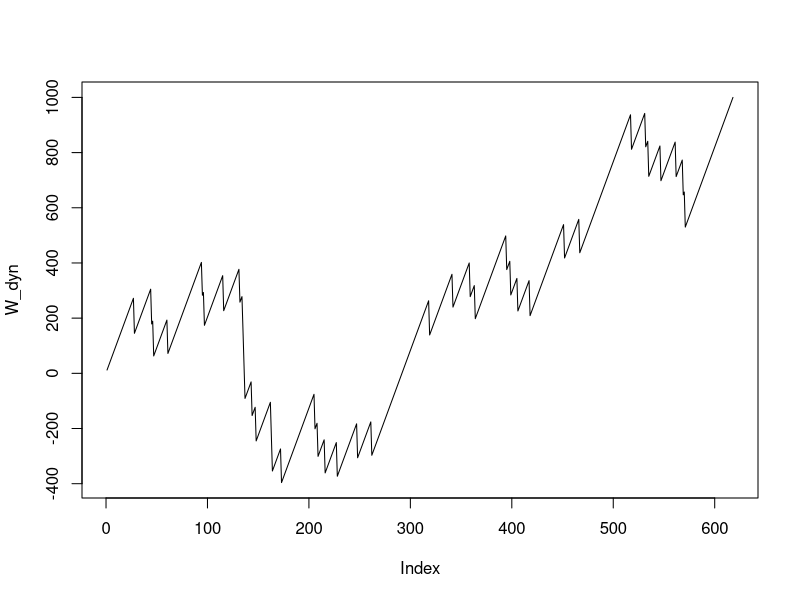

Here is the R script that generated this plot:
#BASE FRAME START
#_________________

B = 1
W = 0
while(W<10 & B<=100){
  i=sample(0:1,1)
  if(i==1){
    W<-W+B 
    B<-B
  }else{
    B<-2*B
  }
  print(B)
}

#________________
#BASE FRAME END

W_dyn <- c()      # will store cumulative Win/Lose dynamics
W. <- 0           # total sum of Win/Lose        
step <- 0         # number of bet round - a cycle of bets till one of 
# conditions to stop happen:   W > 10 or B >= 100
while (abs(W.) < 1000)
{ B <- 1
while (W < 10 & B <= 100)
{ i <- sample(0:1, 1)
if (i == 1)
{ W <- W + B 
B <- 1
} else
{ W <- W - B
B <- 2 * B
} 
print(B)
}
W. <- W. + W
W <- 0
step <- step + 1
W_dyn[step] <- W.
cat("we have", W., "after", step, "bet rounds\n")
}
# then we can visualize our way to wealth or poverty
plot(W_dyn, type = "l")

#SCRIPT END